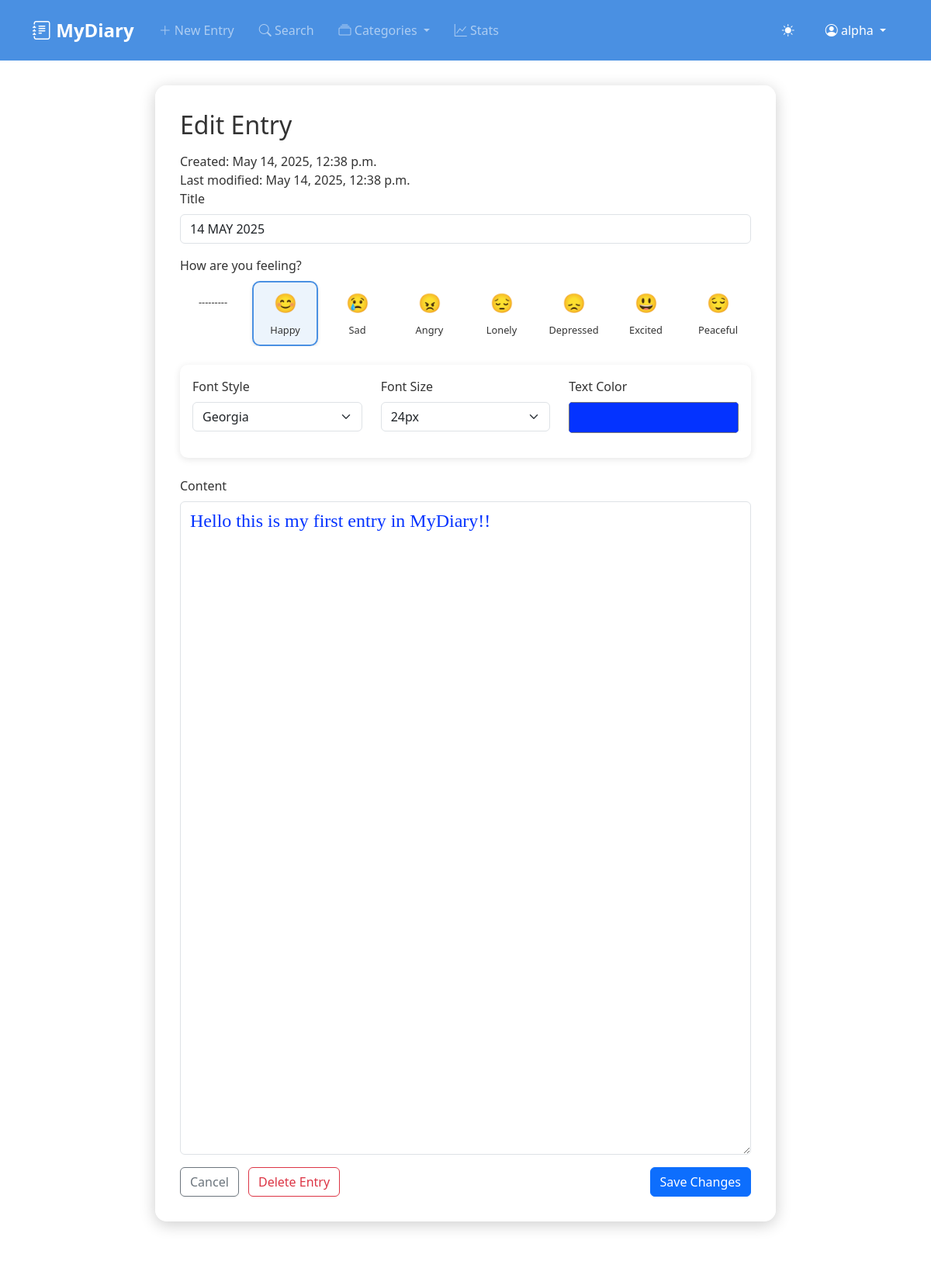
Before: /edit/1/ (signed in, upper part) with the older database file.
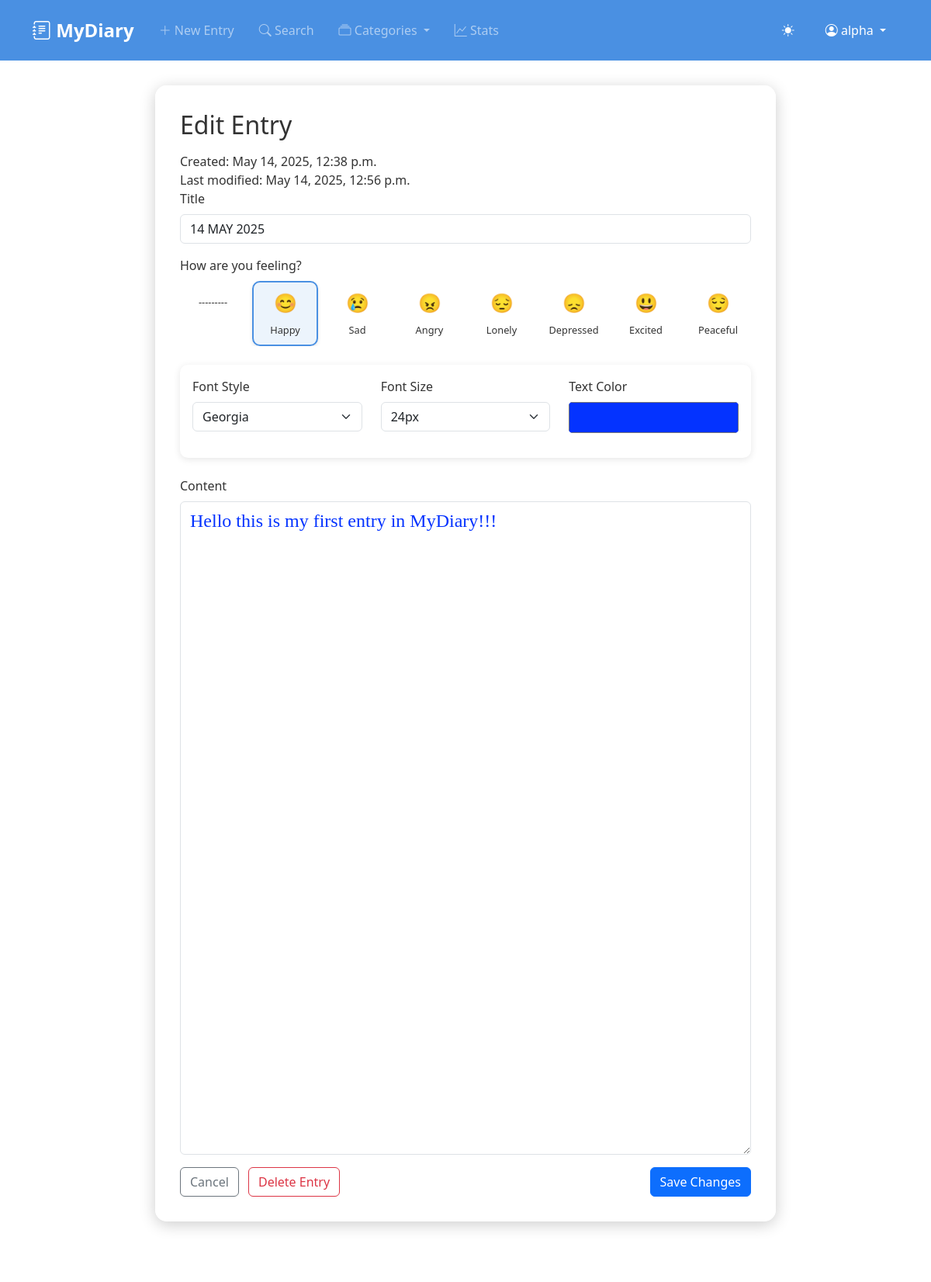
After: the same page with the newer database file.
### CoreApp/models.py (models this page shows, shortened)
class DiaryEntry(models.Model):
    MOOD_CHOICES = [
        ('happy', 'Happy'),
        ('sad', 'Sad'),
        ('angry', 'Angry'),
        ('lonely', 'Lonely'),
        ('depressed', 'Depressed'),
        ('excited', 'Excited'),
        ('peaceful', 'Peaceful'),
    ]
    FONT_CHOICES = [
        ('Arial', 'Arial'),
        ('Times New Roman', 'Times New Roman'),
        ('Courier New', 'Courier New'),
        ('Georgia', 'Georgia'),
        ('Verdana', 'Verdana'),
    ]
    FONT_SIZE_CHOICES = [
        ('12', '12px'),
        ('14', '14px'),
        ('16', '16px'),
        ('18', '18px'),
        ('20', '20px'),
        ('24', '24px'),
    ]
    user = models.ForeignKey(User, on_delete=models.CASCADE)
    title = models.CharField(max_length=200)
    content = models.TextField()
    mood = models.CharField(max_length=20, choices=MOOD_CHOICES)
    created_at = models.DateTimeField(auto_now_add=True)
    updated_at = models.DateTimeField(auto_now=True)
    font_style = models.CharField(max_length=50, choices=FONT_CHOICES, default='Arial')
    font_size = models.CharField(max_length=3, choices=FONT_SIZE_CHOICES, default='16')
    text_color = models.CharField(max_length=7, default='#000000')  # Hex color code
    is_bold = models.BooleanField(null=True, default=False)
    is_italic = models.BooleanField(null=True, default=False)
    is_underline = models.BooleanField(null=True, default=False)
    is_strikethrough = models.BooleanField(null=True, default=False)
    class Meta:
        ordering = ['-created_at']
        verbose_name_plural = 'Diary Entries'

### CoreApp/views.py (the view)
# urls.py: path('edit/<int:pk>/', views.edit_entry, name='edit_entry'),
@login_required
def edit_entry(request, pk):
    entry = get_object_or_404(DiaryEntry, pk=pk, user=request.user)
    if request.method == 'POST':
        form = DiaryEntryForm(request.POST, instance=entry)
        if form.is_valid():
            form.save()
            messages.success(request, 'Diary entry updated successfully!')
            return redirect('home')
    else:
        form = DiaryEntryForm(instance=entry)
    return render(request, 'diary/edit_entry.html', {'form': form, 'entry': entry})

### CoreApp/forms.py
class DiaryEntryForm(forms.ModelForm):
    class Meta:
        model = DiaryEntry
        fields = ['title', 'content', 'mood', 'font_size', 'font_style', 'text_color']
        widgets = {
            'content': forms.Textarea(attrs={'class': 'form-control', 'rows': 10}),
            'title': forms.TextInput(attrs={'class': 'form-control'}),
            'mood': forms.Select(attrs={'class': 'form-control'}),
            'font_size': forms.Select(attrs={'class': 'form-control'}),
            'font_style': forms.Select(attrs={'class': 'form-control'}),
            'text_color': forms.HiddenInput(),
        }

### templates/diary/edit_entry.html (shortened to what this page needs)
{% extends "base.html" %}
{% block content %}
<div class="form-container">
    <h2 class="mb-3">Edit Entry</h2>
    <div class="entry-meta">
        Created: {{ entry.created_at|date:"F j, Y, g:i a" }}<br>
        Last modified: {{ entry.updated_at|date:"F j, Y, g:i a" }}
    </div>
    <form method="post" class="needs-validation" novalidate>
        <div class="mb-3">
            <label for="id_title" class="form-label">Title</label>
            <input type="text" name="title" class="form-control" id="id_title" value="{{ entry.title }}" required>
        </div>
        <div class="mb-4">
            <label class="form-label">How are you feeling?</label>
            <div class="emoji-grid">
                {% for mood, label in form.fields.mood.choices %}
                <div class="emoji-option {% if entry.mood == mood %}selected{% endif %}" data-mood="{{ mood }}">
                    <span class="mood-emoji">
                        {% if mood == 'happy' %}😊
                        {% elif mood == 'sad' %}😢
                        {% elif mood == 'angry' %}😠
                        {% elif mood == 'lonely' %}😔
                        {% elif mood == 'depressed' %}😞
                        {% elif mood == 'excited' %}😃
                        {% elif mood == 'peaceful' %}😌
                        {% endif %}
                    </span>
                    <span class="mood-label">{{ label }}</span>
                </div>
                {% endfor %}
            </div>
        </div>
        <div class="advanced-toolbar mb-4">
            <div class="row">
                <div class="col-md-4 toolbar-section">
                    <label for="id_font_style" class="form-label">Font Style</label>
                    <select class="form-select" name="font_style" id="id_font_style">
                        {% for value, label in form.fields.font_style.choices %}
                        <option value="{{ value }}" {% if entry.font_style == value %}selected{% endif %}>{{ label }}</option>
                        {% endfor %}
                    </select>
                </div>
                <div class="col-md-4 toolbar-section">
                    <label for="id_font_size" class="form-label">Font Size</label>
                    <select class="form-select" name="font_size" id="id_font_size">
                        {% for value, label in form.fields.font_size.choices %}
                        <option value="{{ value }}" {% if entry.font_size == value %}selected{% endif %}>{{ label }}</option>
                        {% endfor %}
                    </select>
                </div>
                <div class="col-md-4 toolbar-section">
                    <label for="text-color" class="form-label">Text Color</label>
                    <input type="color" class="color-picker form-control" id="text-color" value="{{ entry.text_color }}">
                </div>
            </div>
        </div>
        <div class="mb-3">
            <label for="id_content" class="form-label">Content</label>
            <textarea name="content" class="form-control" id="id_content" required>{{ entry.content }}</textarea>
        </div>
        <div class="d-flex justify-content-between">
            <div>
                <a href="{% url 'home' %}" class="btn btn-outline-secondary me-2">Cancel</a>
                <button type="button" class="btn btn-outline-danger"
                        onclick="if(confirm('Are you sure you want to delete this entry?')) {
                            document.getElementById('delete-form').submit();
                        }">
                    Delete Entry
                </button>
            </div>
            <button type="submit" class="btn btn-primary">Save Changes</button>
        </div>
    </form>
</div>
{% endblock %}

Changed rows visible on the page:
changed DiaryEntry "Georgia": updated_at "May 14, 2025, 12:38 p.m." → "May 14, 2025, 12:56 p.m."; content "Hello this is my first entry in MyDiary!!" → "Hello this is my first entry in MyDiary!!!"
